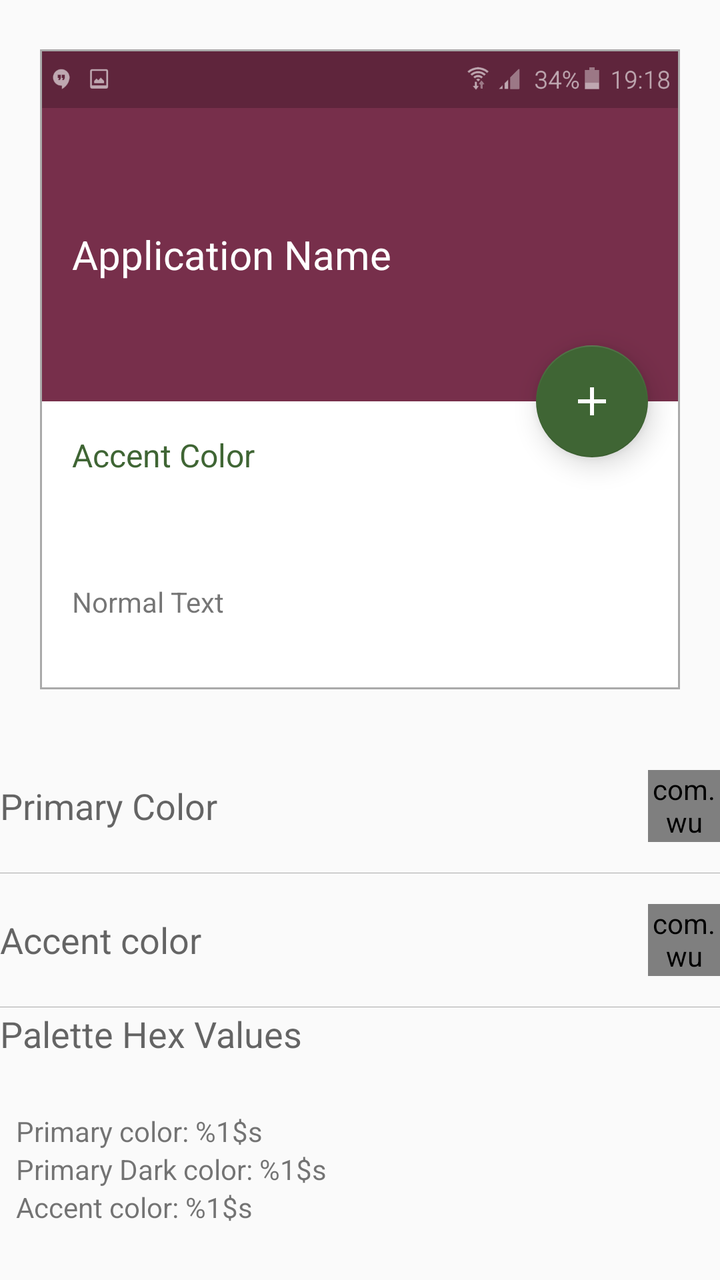
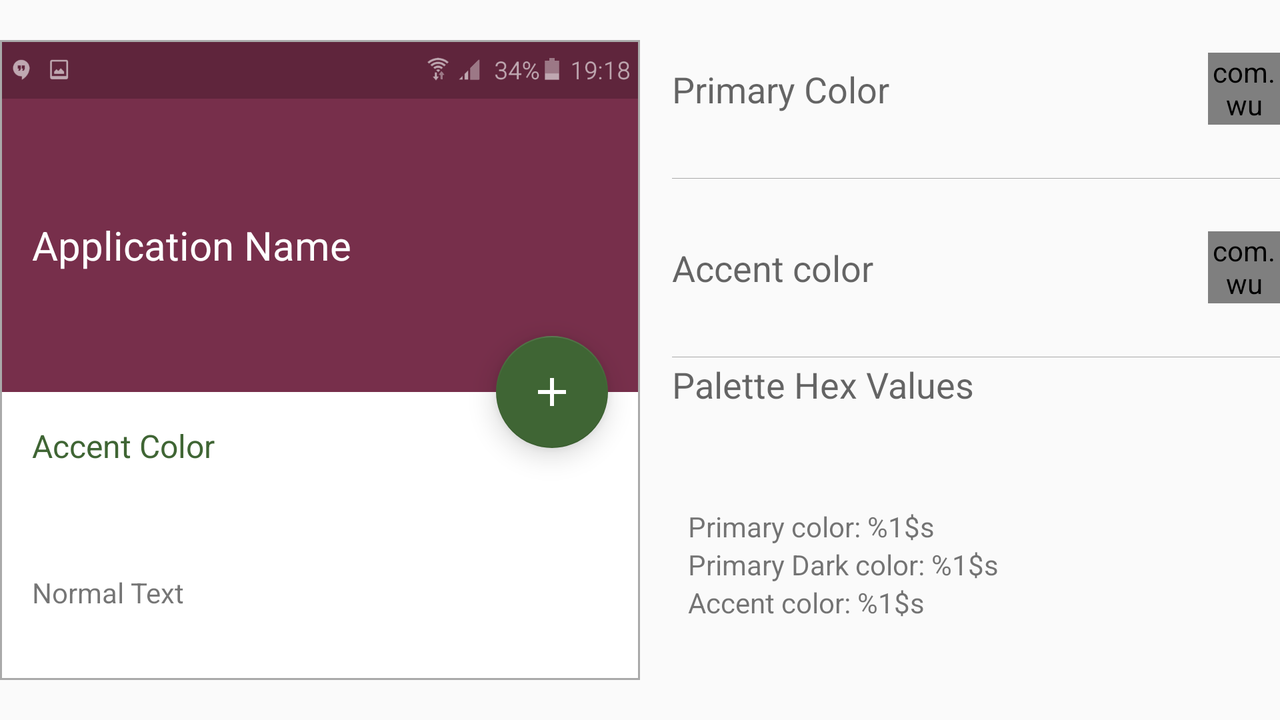

First picture: res/layout/ on a phone held upright. Second picture: the repository's own variant of that layout, on a device whose configuration matches the variant's folder. Source for both follows.
<!-- AndroidManifest.xml: application theme AppTheme -->
<!-- res/layout/fragment_main_view.xml -->
<LinearLayout xmlns:android="http://schemas.android.com/apk/res/android"
              xmlns:tools="http://schemas.android.com/tools"
              android:layout_width="match_parent"
              android:layout_height="match_parent"
              android:orientation="vertical"
              android:weightSum="9"
              tools:context="com.wubydax.materialpalette.MainViewFragment"
              tools:showIn="@layout/content_main">

    <RelativeLayout
        android:layout_width="wrap_content"
        android:layout_height="0dp"
        android:layout_gravity="center_horizontal"
        android:layout_margin="@dimen/fragment_main_view_preview_container_margin"
        android:layout_weight="5">

        <include
            android:id="@+id/screenshotContainer"
            layout="@layout/preview_layout"
            android:layout_width="@dimen/nav_drawer_width"
            android:layout_height="@dimen/nav_drawer_width"
            android:layout_centerInParent="true"
            />
        <FrameLayout
            android:layout_width="@dimen/nav_drawer_width"
            android:layout_height="@dimen/nav_drawer_width"
            android:background="@drawable/preview_frame"
            android:layout_centerInParent="true"/>
    </RelativeLayout>

    <include
        layout="@layout/color_picker_layout"
        android:layout_width="match_parent"
        android:layout_height="0dp"
        android:layout_weight="2"/>

    <include
        layout="@layout/palette_values_layout"
        android:layout_width="match_parent"
        android:layout_height="0dp"
        android:layout_weight="2"/>


</LinearLayout>
<!-- res/layout/preview_layout.xml (included above) -->
<?xml version="1.0" encoding="utf-8"?>
<android.support.design.widget.CoordinatorLayout
    xmlns:android="http://schemas.android.com/apk/res/android"
    xmlns:app="http://schemas.android.com/apk/res-auto"
    android:layout_width="match_parent"
    android:layout_height="match_parent"
    xmlns:tools="http://schemas.android.com/tools"
    tools:showIn="@layout/fragment_main_view">

    <LinearLayout
        xmlns:android="http://schemas.android.com/apk/res/android"
        android:layout_width="match_parent"
        android:layout_height="match_parent"
        android:orientation="vertical"
        android:weightSum="9"
        android:background="@android:color/white">

        <ImageView
            android:id="@+id/statusBar"
            android:layout_width="match_parent"
            android:layout_height="0dp"
            android:background="@color/colorPrimaryDark"
            android:contentDescription="@string/preview_image_status_bar_content_description"
            android:src="@drawable/status_bar_template"
            android:layout_weight="1"/>

        <TextView
            android:id="@+id/appTitleText"
            android:layout_width="match_parent"
            android:layout_height="0dp"
            android:layout_weight="5"
            android:background="@color/colorPrimary"
            android:gravity="center_vertical"
            android:paddingEnd="@dimen/preview_title_horizontal_padding"
            android:paddingStart="@dimen/preview_title_horizontal_padding"
            android:text="@string/application_name_text"
            android:textColor="@android:color/white"
            android:textSize="@dimen/preview_title_text_size"/>

        <TextView
            android:id="@+id/accentColorText"
            android:layout_width="match_parent"
            android:layout_height="0dp"
            android:layout_weight="2"
            android:layout_margin="@dimen/preview_accent_text_margin"
            android:text="@string/preview_text_accent_color"
            android:textColor="@color/colorAccent"
            android:textSize="@dimen/preview_accent_color_text_size"/>

        <TextView
            android:layout_width="match_parent"
            android:layout_height="0dp"
            android:layout_weight="1"
            android:layout_marginBottom="@dimen/preview_normal_text_margin_bottom"
            android:layout_marginStart="@dimen/preview_normal_text_margin_start"
            android:text="@string/preview_text_normal_text"/>

    </LinearLayout>

    <android.support.design.widget.FloatingActionButton
        android:id="@+id/fab"
        android:layout_width="wrap_content"
        android:layout_height="wrap_content"
        android:layout_margin="@dimen/fab_margin"
        android:src="@drawable/ic_add"
        android:tint="@android:color/white"
        app:backgroundTint="?attr/colorAccent"
        app:elevation="@dimen/fab_elevation"
        app:layout_anchor="@id/appTitleText"
        app:layout_anchorGravity="bottom|end"
        />
</android.support.design.widget.CoordinatorLayout>
<!-- res/layout/color_picker_layout.xml (included above) -->
<?xml version="1.0" encoding="utf-8"?>
<LinearLayout xmlns:android="http://schemas.android.com/apk/res/android"
              xmlns:app="http://schemas.android.com/apk/res-auto"
              xmlns:tools="http://schemas.android.com/tools"
              android:layout_width="match_parent"
              android:layout_height="match_parent"
              android:orientation="vertical"
              android:weightSum="2"
              tools:context=".MainActivity"
              tools:showIn="@layout/fragment_main_view">

    <RelativeLayout
        android:id="@+id/primaryColorPickerContainer"
        android:layout_width="match_parent"
        android:layout_height="0dp"
        android:layout_weight="0.99"
        android:onClick="onClick">

        <TextView
            android:layout_width="match_parent"
            android:layout_height="wrap_content"
            android:layout_alignParentStart="true"
            android:layout_centerVertical="true"
            android:text="@string/primary_color_picker_text"
            android:textAppearance="?android:attr/textAppearanceMedium"/>

        <com.wubydax.materialpalette.views.CircleView
            android:id="@+id/primaryColorPreview"
            android:layout_width="@dimen/color_preview_diameter"
            android:layout_height="@dimen/color_preview_diameter"
            android:layout_alignParentEnd="true"
            android:layout_centerVertical="true"
            app:fillColor="?attr/colorPrimary"
            />
    </RelativeLayout>

    <View
        android:layout_width="match_parent"
        android:layout_height="0dp"
        android:layout_weight="0.005"
        android:background="@android:color/darker_gray"
        />

    <RelativeLayout
        android:id="@+id/accentColorPickerContainer"
        android:layout_width="match_parent"
        android:layout_height="0dp"
        android:layout_weight="0.99"
        android:onClick="onClick">

        <TextView
            android:layout_width="match_parent"
            android:layout_height="wrap_content"
            android:layout_alignParentStart="true"
            android:layout_centerVertical="true"
            android:text="@string/accent_color_picker_text"
            android:textAppearance="?android:attr/textAppearanceMedium"/>

        <com.wubydax.materialpalette.views.CircleView
            android:id="@+id/accentColorPreview"
            android:layout_width="@dimen/color_preview_diameter"
            android:layout_height="@dimen/color_preview_diameter"
            android:layout_alignParentEnd="true"
            android:layout_centerVertical="true"
            app:fillColor="?attr/colorAccent"/>
    </RelativeLayout>

    <View
        android:layout_width="match_parent"
        android:layout_height="0dp"
        android:layout_weight="0.005"
        android:background="@android:color/darker_gray"
        />

</LinearLayout>
<!-- res/layout/palette_values_layout.xml (included above) -->
<?xml version="1.0" encoding="utf-8"?>
<RelativeLayout xmlns:android="http://schemas.android.com/apk/res/android"
                android:layout_width="match_parent"
                android:layout_height="match_parent"
                xmlns:tools="http://schemas.android.com/tools"
                tools:showIn="@layout/fragment_main_view">

    <TextView
        android:id="@+id/valuesTitle"
        android:layout_width="wrap_content"
        android:layout_height="wrap_content"
        android:layout_alignParentStart="true"
        android:layout_alignParentTop="true"
        android:text="@string/palette_hex_values_title"
        android:textAppearance="?android:attr/textAppearanceMedium"/>
    <RelativeLayout
        android:layout_width="match_parent"
        android:layout_height="match_parent"
        android:layout_below="@id/valuesTitle">
        <LinearLayout
            android:layout_width="match_parent"
            android:layout_height="wrap_content"
            android:layout_centerVertical="true"
            android:paddingStart="@dimen/palette_values_container_padding_horizontal"
            android:paddingEnd="@dimen/palette_values_container_padding_horizontal"
            android:orientation="vertical"
            android:weightSum="3">

            <TextView
                android:id="@+id/primaryValueText"
                android:layout_width="wrap_content"
                android:layout_height="wrap_content"
                android:text="@string/primary_color_value_text"
                android:textAppearance="?android:attr/textAppearanceSmall"
                android:layout_weight="1"/>

            <TextView
                android:id="@+id/primaryDarkValueText"
                android:layout_width="wrap_content"
                android:layout_height="wrap_content"
                android:text="@string/primary_dark_color_value_text"
                android:textAppearance="?android:attr/textAppearanceSmall"
                android:layout_weight="1"/>

            <TextView
                android:id="@+id/accentValueText"
                android:layout_width="wrap_content"
                android:layout_height="wrap_content"
                android:text="@string/accent_color_value_text"
                android:textAppearance="?android:attr/textAppearanceSmall"
                android:layout_weight="1"/>
        </LinearLayout>

    </RelativeLayout>



</RelativeLayout>
<!-- resources referenced by this layout -->
<resources>
  <color name="colorAccent">#3f6534</color>
  <color name="colorPrimary">#772f4b</color>
  <color name="colorPrimaryDark">#5f253c</color>
  <dimen name="color_preview_diameter">36dp</dimen>
  <dimen name="fab_elevation">8dp</dimen>
  <dimen name="fab_margin">16dp</dimen>
  <dimen name="fragment_main_view_preview_container_margin">16dp</dimen>
  <dimen name="nav_drawer_width">320dp</dimen>
  <dimen name="palette_values_container_padding_horizontal">8dp</dimen>
  <dimen name="preview_accent_color_text_size">16sp</dimen>
  <dimen name="preview_accent_text_margin">16dp</dimen>
  <dimen name="preview_normal_text_margin_bottom">24dp</dimen>
  <dimen name="preview_normal_text_margin_start">16dp</dimen>
  <dimen name="preview_title_horizontal_padding">16dp</dimen>
  <dimen name="preview_title_text_size">20sp</dimen>
  <!-- drawable ic_add (drawable) -->
  <vector xmlns:android="http://schemas.android.com/apk/res/android"
      android:width="24dp"
      android:height="24dp"
      android:autoMirrored="true"
      android:viewportHeight="24.0"
      android:viewportWidth="24.0">
      <path
          android:fillColor="#FF000000"
          android:pathData="M19,13h-6v6h-2v-6H5v-2h6V5h2v6h6v2z" />
  </vector>
  <!-- drawable preview_frame (drawable) -->
  <?xml version="1.0" encoding="utf-8"?>
  <shape xmlns:android="http://schemas.android.com/apk/res/android"
      android:shape="rectangle">
      <solid android:color="#00000000"/>
      <stroke android:width="1dp"
              android:color="@android:color/darker_gray"/>
  
  </shape>
  <!-- drawable status_bar_template: png bitmap (drawable-nodpi, 504066 bytes) -->
  <string name="accent_color_picker_text">Accent color</string>
  <string name="accent_color_value_text">Accent color: %1$s</string>
  <string name="application_name_text">Application Name</string>
  <string name="palette_hex_values_title">Palette Hex Values</string>
  <string name="preview_image_status_bar_content_description">Preview image status bar</string>
  <string name="preview_text_accent_color">Accent Color</string>
  <string name="preview_text_normal_text">Normal Text</string>
  <string name="primary_color_picker_text">Primary Color</string>
  <string name="primary_color_value_text">Primary color: %1$s</string>
  <string name="primary_dark_color_value_text">Primary Dark color: %1$s</string>
  <style name="AppTheme" parent="Theme.AppCompat.Light.DarkActionBar">
          
          <item name="colorPrimary">@color/colorPrimary</item>
          <item name="colorPrimaryDark">@color/colorPrimaryDark</item>
          <item name="colorAccent">@color/colorAccent</item>
      </style>
</resources>
<!-- res/layout-land/fragment_main_view.xml (the repository's variant of the layout above) -->
<!-- drawn on the phone turned sideways -->
<LinearLayout xmlns:android="http://schemas.android.com/apk/res/android"
              xmlns:tools="http://schemas.android.com/tools"
              android:layout_width="match_parent"
              android:layout_height="match_parent"
              android:orientation="horizontal"
              android:weightSum="2"
              tools:context="com.wubydax.materialpalette.MainViewFragment"
              tools:showIn="@layout/content_main"
              android:baselineAligned="false">
    <RelativeLayout
        android:layout_width="0dp"
        android:layout_height="match_parent"
        android:layout_weight="1"
        >

        <include
            android:id="@+id/screenshotContainer"
            layout="@layout/preview_layout"
            android:layout_width="@dimen/nav_drawer_width"
            android:layout_height="@dimen/nav_drawer_width"
            android:layout_centerInParent="true"
            />
        <FrameLayout
            android:layout_width="@dimen/nav_drawer_width"
            android:layout_height="@dimen/nav_drawer_width"
            android:background="@drawable/preview_frame"
            android:layout_centerInParent="true"/>
    </RelativeLayout>

    <LinearLayout
        android:layout_width="0dp"
        android:layout_weight="1"
        android:weightSum="2"
        android:layout_height="match_parent"
        android:orientation="vertical"
        android:paddingStart="@dimen/main_view_fragment_picker_container_padding_start"
        tools:ignore="RtlSymmetry">
        <include
            layout="@layout/color_picker_layout"
            android:layout_width="match_parent"
            android:layout_height="0dp"
            android:layout_weight="1"
            tools:ignore="NestedWeights"/>

        <include
            layout="@layout/palette_values_layout"
            android:layout_width="match_parent"
            android:layout_height="0dp"
            android:layout_weight="1"/>
    </LinearLayout>





</LinearLayout>
<!-- resources referenced by the variant -->
<!-- as the phone turned sideways resolves them -->
<resources>
  <color name="colorAccent">#3f6534</color>
  <color name="colorPrimary">#772f4b</color>
  <color name="colorPrimaryDark">#5f253c</color>
  <dimen name="color_preview_diameter">36dp</dimen>
  <dimen name="fab_elevation">8dp</dimen>
  <dimen name="fab_margin">16dp</dimen>
  <dimen name="main_view_fragment_picker_container_padding_start">16dp</dimen>
  <dimen name="nav_drawer_width">320dp</dimen>
  <dimen name="palette_values_container_padding_horizontal">8dp</dimen>
  <dimen name="preview_accent_color_text_size">16sp</dimen>
  <dimen name="preview_accent_text_margin">16dp</dimen>
  <dimen name="preview_normal_text_margin_bottom">24dp</dimen>
  <dimen name="preview_normal_text_margin_start">16dp</dimen>
  <dimen name="preview_title_horizontal_padding">16dp</dimen>
  <dimen name="preview_title_text_size">20sp</dimen>
  <!-- drawable ic_add (drawable) -->
  <vector xmlns:android="http://schemas.android.com/apk/res/android"
      android:width="24dp"
      android:height="24dp"
      android:autoMirrored="true"
      android:viewportHeight="24.0"
      android:viewportWidth="24.0">
      <path
          android:fillColor="#FF000000"
          android:pathData="M19,13h-6v6h-2v-6H5v-2h6V5h2v6h6v2z" />
  </vector>
  <!-- drawable preview_frame (drawable) -->
  <?xml version="1.0" encoding="utf-8"?>
  <shape xmlns:android="http://schemas.android.com/apk/res/android"
      android:shape="rectangle">
      <solid android:color="#00000000"/>
      <stroke android:width="1dp"
              android:color="@android:color/darker_gray"/>
  
  </shape>
  <!-- drawable status_bar_template: png bitmap (drawable-nodpi, 504066 bytes) -->
  <string name="accent_color_picker_text">Accent color</string>
  <string name="accent_color_value_text">Accent color: %1$s</string>
  <string name="application_name_text">Application Name</string>
  <string name="palette_hex_values_title">Palette Hex Values</string>
  <string name="preview_image_status_bar_content_description">Preview image status bar</string>
  <string name="preview_text_accent_color">Accent Color</string>
  <string name="preview_text_normal_text">Normal Text</string>
  <string name="primary_color_picker_text">Primary Color</string>
  <string name="primary_color_value_text">Primary color: %1$s</string>
  <string name="primary_dark_color_value_text">Primary Dark color: %1$s</string>
  <style name="AppTheme" parent="Theme.AppCompat.Light.DarkActionBar">
          
          <item name="colorPrimary">@color/colorPrimary</item>
          <item name="colorPrimaryDark">@color/colorPrimaryDark</item>
          <item name="colorAccent">@color/colorAccent</item>
      </style>
</resources>
